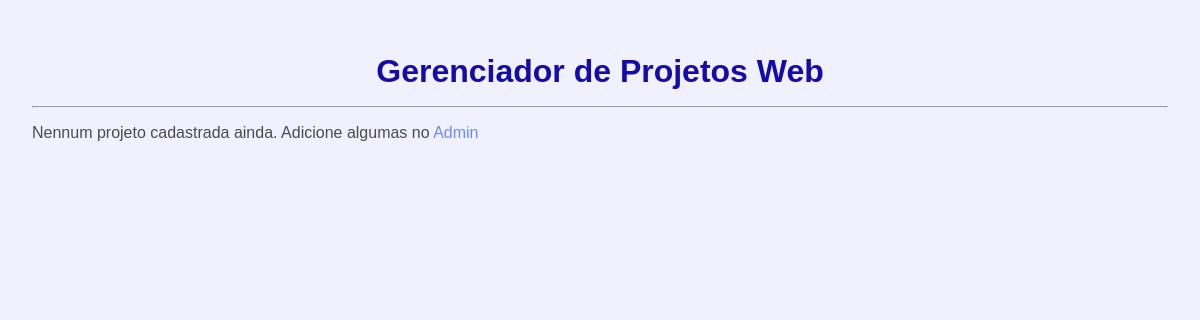
Page /projetos/ on the earlier database version.
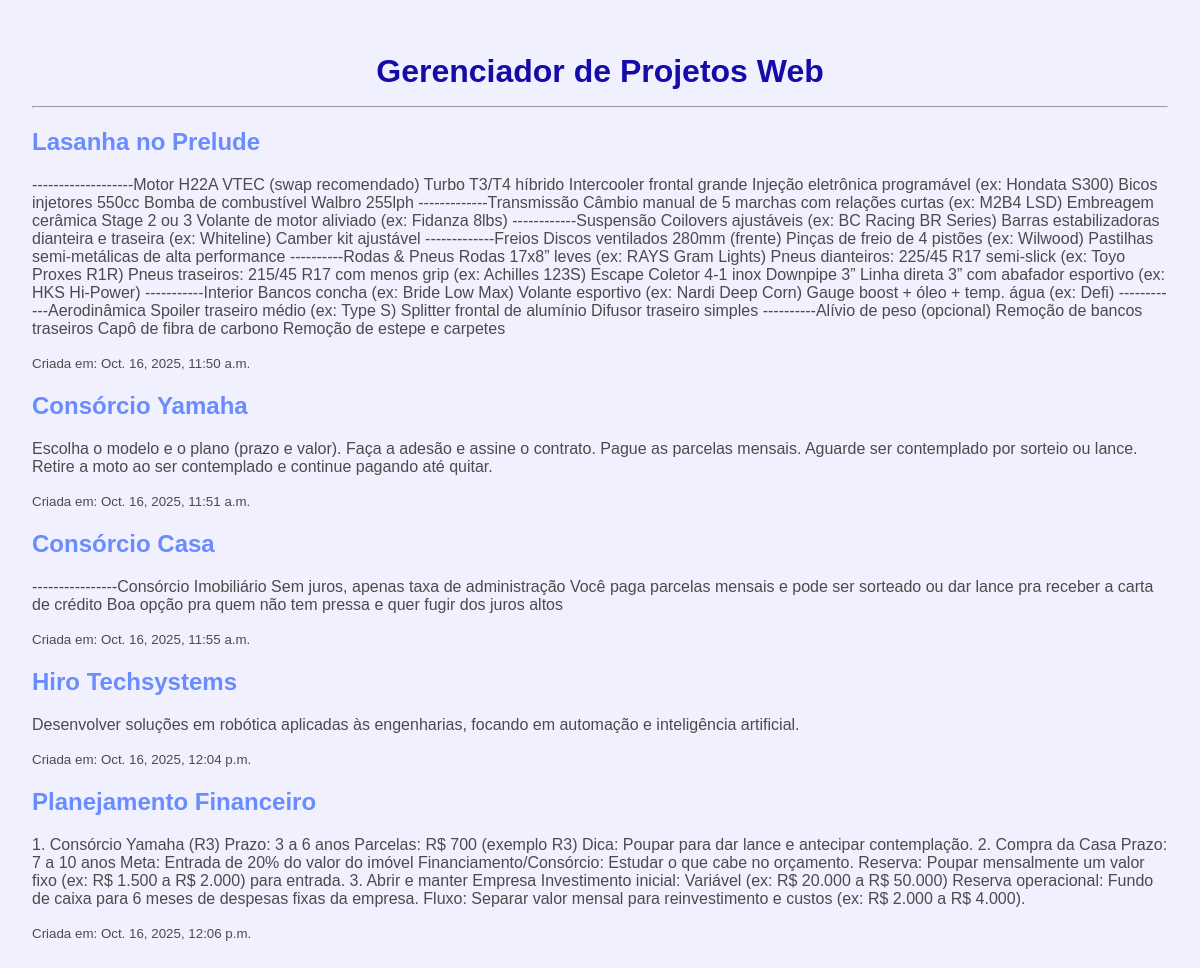
Same page on the later database version.
### projetos/models.py (models this page shows, shortened)
class Projeto(models.Model):
    nome = models.CharField(max_length = 200)
    descricao = models.TextField(blank = True, null = True)
    data_criacao = models.DateTimeField(auto_now_add = True)

### projetos/views.py (the view)
# urls.py: path('', views.listar_projetos, name='listar_projetos'),
def listar_projetos(request):
    projetos_salvos = Projeto.objects.all()
    contexto = {
        'meus_projetos': projetos_salvos
    }
    return render(request, 'projetos/lista.html', contexto)

### projetos/templates/projetos/lista.html (shortened to what this page needs)
<!DOCTYPE html>
<html lang="pt-br">
<head>
    {% load static %}
    <link rel="stylesheet" href="{% static 'lista_projeto/lista_projeto.css'%}">
</head>
<body>
    <h1> Gerenciador de Projetos Web</h1>
    <hr>
    {% for projeto in meus_projetos %}
        <div class="projeto {% if projeto.concluida%}concluida{% endif %}">
            <h2><a>{{projeto.nome}}</a></h2>
            <p>{{projeto.descricao}}</p>
            <small>Criada em: {{projeto.data_criacao}}</small>
        </div>
    {%empty%}
        <p> Nennum projeto cadastrada ainda. Adicione algumas no <a href="/admin/">Admin</a></p>
    {%endfor%}
</body>
</html>

### tarefas/static/lista_projeto/lista_projeto.css (style rules this page uses)
body { font-family: 'Quicksand', sans-serif; background-color: #f0f0ff; color: #4b4b4b; margin: 0; padding: 2rem; }
h1 { color: #150ba8; text-align: center; margin-bottom: 1rem; }
a { text-decoration: none; color: #698cff; }

Differences in the rows shown:
added Projeto: nome "Lasanha no Prelude", descricao "-------------------Motor H22A VTEC (swap recomendado) Turbo T3/T4 híbrido Intercooler frontal grande Injeção eletrônica programável (ex: Hondata S300) Bicos injetores 550cc Bomba de combustível Walbro 255lph -------------Transmissão Câmbio manual de 5 marchas com relações curtas (ex: M2B4 LSD) Embreagem cerâmica Stage 2 ou 3 Volante de motor aliviado (ex: Fidanza 8lbs) ------------Suspensão Coilovers ajustáveis (ex: BC Racing BR Series) Barras estabilizadoras dianteira e traseira (ex: Whiteline) Camber kit ajustável -------------Freios Discos ventilados 280mm (frente) Pinças de freio de 4 pistões (ex: Wilwood) Pastilhas semi-metálicas de alta performance ----------Rodas & Pneus Rodas 17x8”…", data_criacao "Oct. 16, 2025, 11:50 a.m."
added Projeto: nome "Consórcio Yamaha", descricao "Escolha o modelo e o plano (prazo e valor). Faça a adesão e assine o contrato. Pague as parcelas mensais. Aguarde ser contemplado por sorteio ou lance. Retire a moto ao ser contemplado e continue pagando até quitar.", data_criacao "Oct. 16, 2025, 11:51 a.m."
added Projeto: nome "Consórcio Casa", descricao "----------------Consórcio Imobiliário Sem juros, apenas taxa de administração Você paga parcelas mensais e pode ser sorteado ou dar lance pra receber a carta de crédito Boa opção pra quem não tem pressa e quer fugir dos juros altos", data_criacao "Oct. 16, 2025, 11:55 a.m."
added Projeto: nome "Hiro Techsystems", descricao "Desenvolver soluções em robótica aplicadas às engenharias, focando em automação e inteligência artificial.", data_criacao "Oct. 16, 2025, 12:04 p.m."
added Projeto: nome "Planejamento Financeiro", descricao "1. Consórcio Yamaha (R3) Prazo: 3 a 6 anos Parcelas: R$ 700 (exemplo R3) Dica: Poupar para dar lance e antecipar contemplação. 2. Compra da Casa Prazo: 7 a 10 anos Meta: Entrada de 20% do valor do imóvel Financiamento/Consórcio: Estudar o que cabe no orçamento. Reserva: Poupar mensalmente um valor fixo (ex: R$ 1.500 a R$ 2.000) para entrada. 3. Abrir e manter Empresa Investimento inicial: Variável (ex: R$ 20.000 a R$ 50.000) Reserva operacional: Fundo de caixa para 6 meses de despesas fixas da empresa. Fluxo: Separar valor mensal para reinvestimento e custos (ex: R$ 2.000 a R$ 4.000).", data_criacao "Oct. 16, 2025, 12:06 p.m."
Other differences:
text no longer shown: "Nennum projeto cadastrada ainda. Adicione algumas no Admin"
